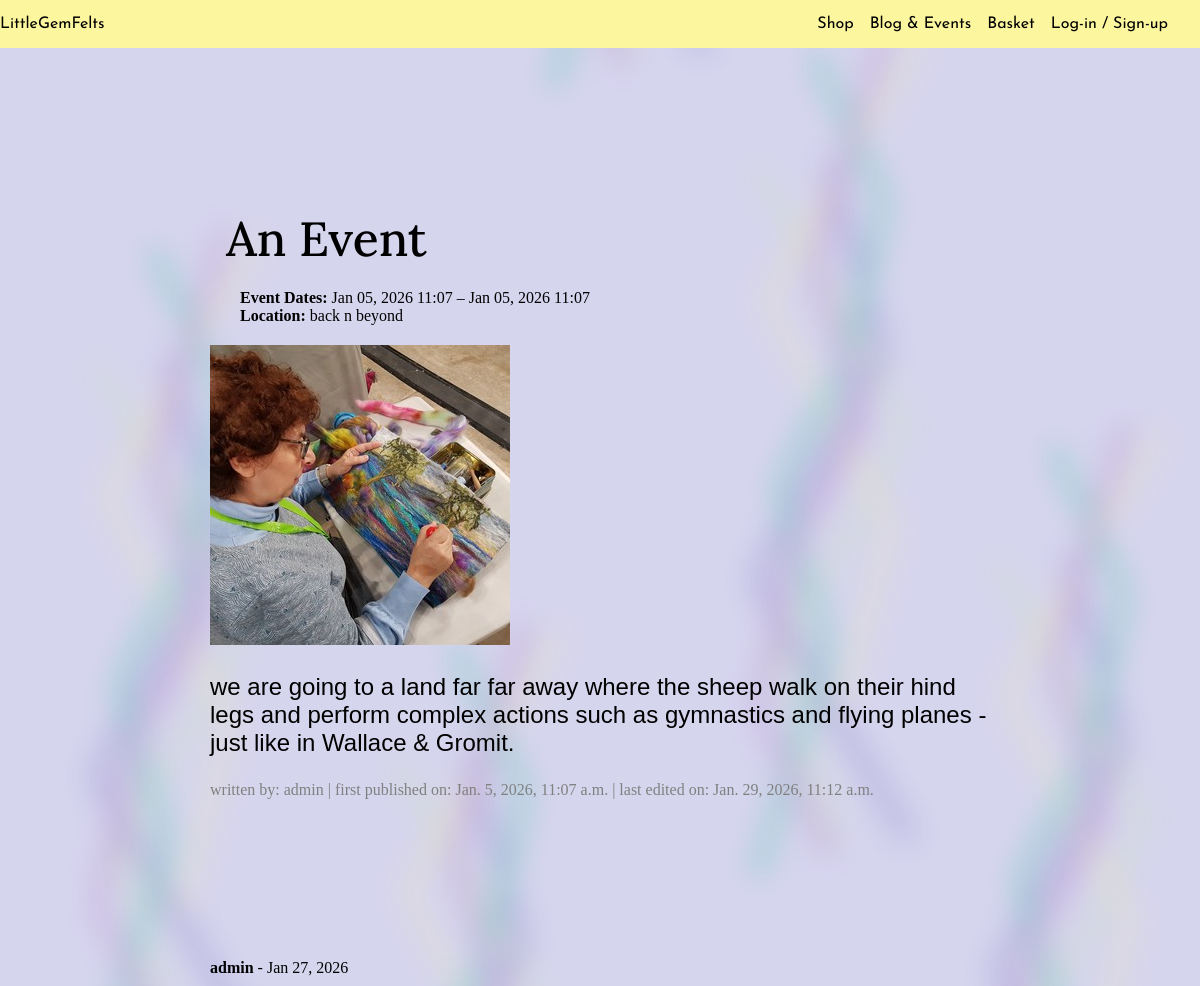
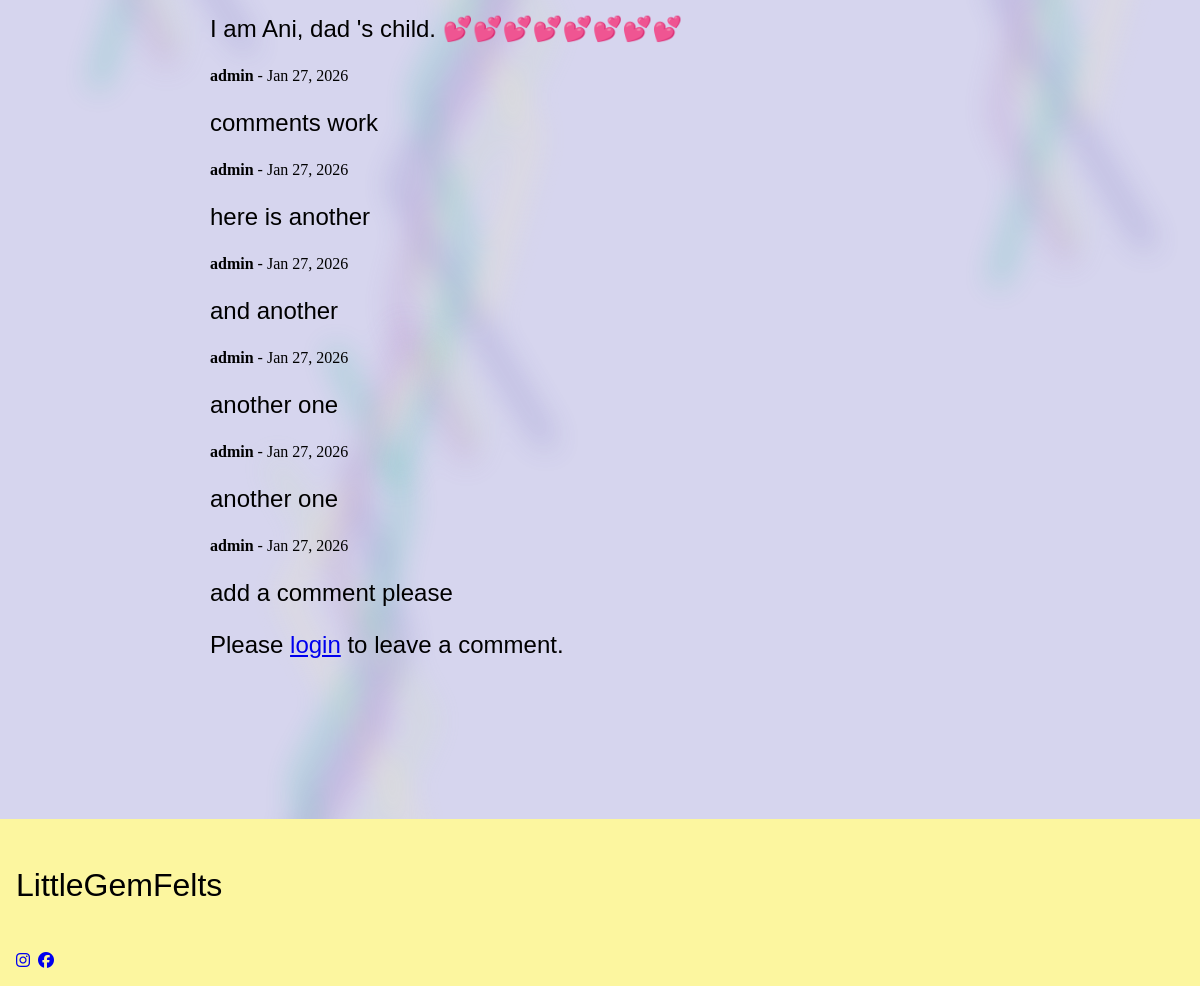
The page /blog/we-are-going-somewhere/ on the database its author committed (2 pictures, top to bottom).
### blog/models.py (models this page shows, shortened)
class Post(models.Model):
    title = models.CharField(max_length=200, unique=True)
    slug = models.SlugField(max_length=200, unique=True)
    author = models.ForeignKey(User, on_delete=models.CASCADE, related_name="blog_posts")
    content = models.TextField()
    img = ProcessedImageField(upload_to='blog_pics/', processors=[ResizeToFill(300,300)],
                                    format='JPEG', options={'quality': 90}, blank=True, null=True,
                                    default='profile/default-portrait.png')
    start_date = models.DateTimeField(auto_now=False, auto_now_add=False)
    end_date = models.DateTimeField(auto_now=False, auto_now_add=False)
    location = models.CharField(max_length=200)
    is_event = models.BooleanField(default=False)
    allow_comments = models.BooleanField(default=False)
    date_created = models.DateTimeField(auto_now_add=True)
    date_updated = models.DateTimeField(auto_now=True)
    publish = models.BooleanField(default=False)
    class Meta:
        ordering = ['date_created']

class Comment(models.Model):
    post = models.ForeignKey(Post, on_delete=models.CASCADE, related_name='comments')
    author = models.ForeignKey(User, on_delete=models.CASCADE, related_name='commenter')
    content = models.TextField()
    date_created = models.DateTimeField(auto_now_add=True)
    date_updated = models.DateTimeField(auto_now=True)
    class Meta:
        ordering = ['date_created']

### blog/views.py (the view)
# urls.py: path('<slug:slug>/', views.blog_details, name='blog_details'),
def blog_details(request, slug):
    post = get_object_or_404(Post, slug=slug, publish=True)
    comments = post.comments.all().order_by('-date_created')
    comment_form = None
    if post.allow_comments:
        if request.user.is_authenticated:
            if request.method == "POST":
                comment_form = CommentForm(request.POST)
                if comment_form.is_valid():
                    comment = comment_form.save(commit=False)
                    comment.post = post
                    comment.author = request.user
                    comment.save()
                    return redirect('blog:blog_details', slug=slug)
            else:
                comment_form = CommentForm()
    context ={
        'post':post,
        'comments':comments,
        'comment_form':comment_form
    }
    return render(request, 'blog/blog_details.html', context)

### basket/contexts.py (called while the page is built, shortened)
def basket_contents(request):
    basket_items=[]
    product_count = 0
    total = Decimal('0.00')
    delivery = Decimal('0.00')
    basket = request.session.get('basket', {}) # needs to fetch the items from the basket when implemented
    grand_total = total + delivery
    return {
        'basket_items': basket_items,
        'product_count': product_count,
        'total': total.quantize(Decimal('0.01')),
        'delivery': delivery.quantize(Decimal('0.01')),
        'grand_total': grand_total.quantize(Decimal('0.01')),
    }

### blog/templates/blog/blog_details.html (shortened to what this page needs)
{% extends "layout.html" %}
{% load static %}
{% block extra_css %}
<link rel="stylesheet" href="{% static 'css/blog.css' %}">{% endblock extra_css %}
{% block content %}
<section class="blog-section">
  <div class="wa-grid wa-gap-l" style='--min-column-size:300px;'>
    <div class="title wa-span-grid">
      <h2>{{post.title}}</h2>
    </div>
    <div class="slug">
      {% if post.is_event %}
      <div class="event-dates">
        <strong>Event Dates:</strong>
        {{ post.start_date|date:"M d, Y H:i" }} – {{ post.end_date|date:"M d, Y H:i" }}
        <br><strong>Location:</strong> {{post.location}}
      </div>
    {% endif %}
    </div>
    <div class="img">
      {% if post.img %}
    <img src="{{ post.img.url }}" alt="blog post image">
  {% else %}
    <img src="{% static 'blog_pics/placeholder.png' %}" alt="No image available">
  {% endif %}
    </div>
    <div class="wa-span-grid text">
      <p>{{post.content}}</p>
    </div>
    <div class="date-edit-author">
      <span>written by: {{post.author}} | </span><span>first published on: {{post.date_created}} | </span><span>last edited on: {{post.date_updated}}</span>
    </div>
  </div>
</section>
<section class="comments-section">
  <div class="container">
    {% for comment in comments %}
        <div class="comment">
            <strong>{{ comment.author.username }}</strong>
            <span class="text-muted">- {{ comment.date_created|date:"M d, Y" }}</span>
            <p>{{ comment.content }}</p>
        </div>
    {% empty %}
        <p>No comments yet.</p>
    {% endfor %}
    <div class="mt-4">
        {% if post.allow_comments %}
            {% if user.is_authenticated %}
                <form method="post">
                    {% csrf_token %}
                    {{ comment_form.as_p }}
                    <button type="submit" class="btn btn-primary">Submit</button>
                </form>
            {% else %}
                <p>Please <a href="{% url 'account_login' %}">login</a> to leave a comment.</p>
            {% endif %}
        {% else %}
            <div class="alert alert-secondary">
                Comments are closed for this post.
            </div>
        {% endif %}
    </div>
</section>
{% endblock content %}

### static/css/base.css (style rules this page uses)
:root { --title-font: "josefin sans", sans-serif; --heading-font: "Lora", sans-serif; --content-font: "cormorant", sans-serif; --amethyst-c1: #a560b2; --violet-twilight-c2: #564dac; --light-gold-c3: #fcf69f; --lavender-c4: #d6d5ee; --ash-grey-c5: #a3c4bc; --tropical-teal-c6: #16bac5; }
html, body { width: 100%; margin: 0; }
body { display: flex; flex-direction: column; background-color: #d6d5ee; }
h2, h3, h4, h5, h6 { font-family: var(--heading-font); font-weight: 300; margin: 1rem; }
p { font-family: var(--content-font); }
section { max-width: 900px; margin: 0 auto clamp(2rem, 15vw, 20rem); }

### static/css/blog.css (style rules this page uses)
section { max-width:900px; margin: 10rem auto; }
main div { margin: 2.5vh 2.5vw; }
h2 { font-size: clamp(1.5rem, 5vw, 3rem); font-weight: 500; }
p { font-size: 1.5rem; }
.date-edit-author { font-size: 1rem; color: grey; }

### rows shown on the page
Post: title "An Event", start_date "Jan 05, 2026 11:07", end_date "Jan 05, 2026 11:07", location "back n beyond", img (picture), content "we are going to a land far far away where the sheep walk on their hind legs and perform complex actions such as gymnastics and flying planes - just like in Wallace & Gromit.", author "admin", date_created "Jan. 5, 2026, 11:07 a.m.", date_updated "Jan. 29, 2026, 11:12 a.m."
Comment: author.username "admin", date_created "Jan 27, 2026", content "I am Ani, dad 's child. 💕💕💕💕💕💕💕💕"
Comment: author.username "admin", date_created "Jan 27, 2026", content "comments work"
Comment: author.username "admin", date_created "Jan 27, 2026", content "here is another"
Comment: author.username "admin", date_created "Jan 27, 2026", content "and another"
Comment: author.username "admin", date_created "Jan 27, 2026", content "another one"
Comment: author.username "admin", date_created "Jan 27, 2026", content "another one"
Comment: author.username "admin", date_created "Jan 27, 2026", content "add a comment please"
